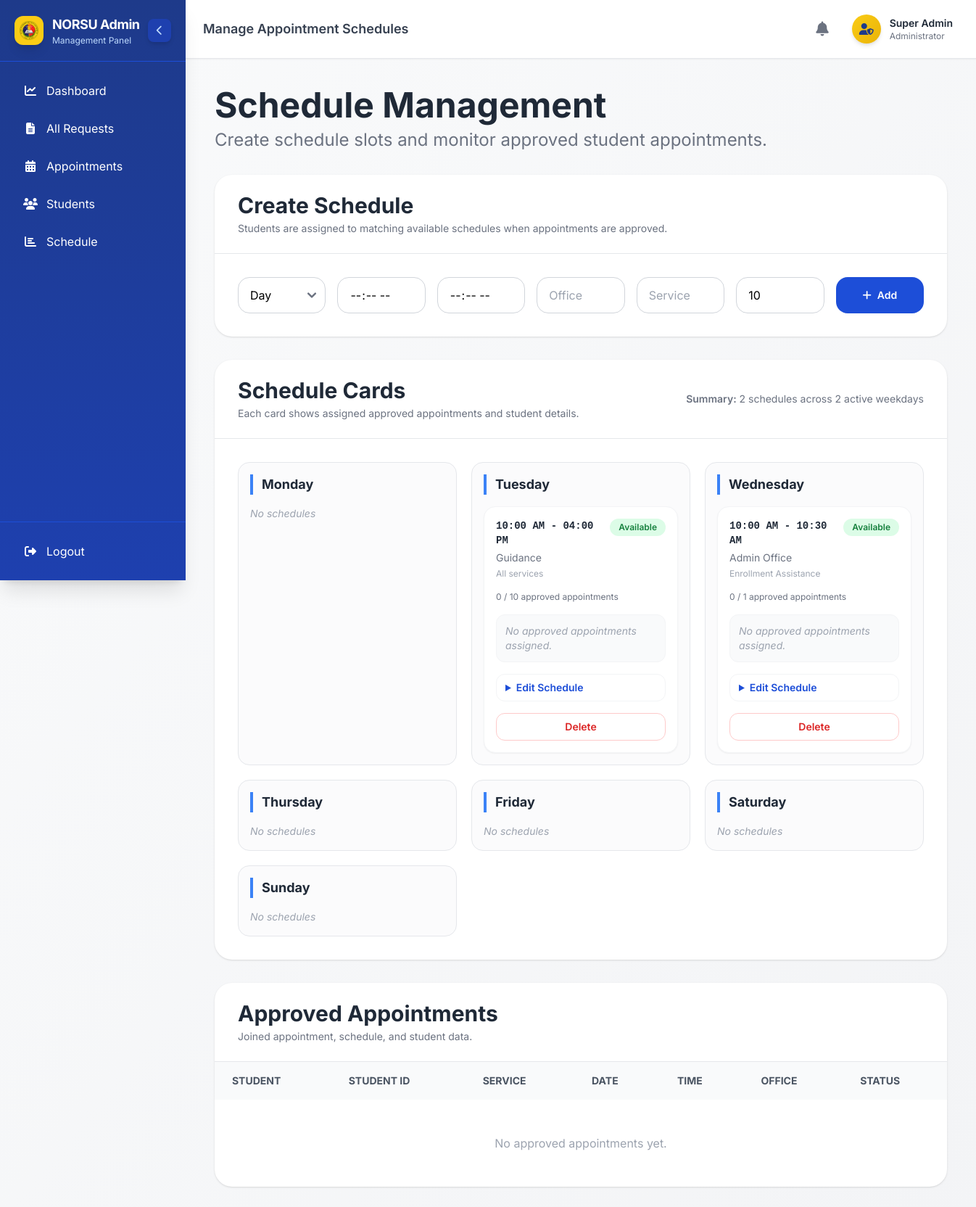
The page /public/admin/Schedule.php (signed in) on the database its author committed.
### tables this page shows
CREATE TABLE `schedules` (
  `id` int(11) NOT NULL,
  `day_of_week` varchar(20) DEFAULT NULL,
  `start_time` time DEFAULT NULL,
  `end_time` time DEFAULT NULL,
  `office` varchar(100) DEFAULT NULL,
  `service_type` varchar(100) DEFAULT NULL,
  `max_slots` int(11) DEFAULT NULL,
  `status` varchar(20) DEFAULT 'Available'
);

### public/admin/Schedule.php (called while the page is built)
<?php
require_once __DIR__ . '/../../controller/admin/SchedulePageController.php';
$viewData = SchedulePageController::load();
extract($viewData);
include __DIR__ . '/../../view/admin/schedule.php';

### controller/admin/SchedulePageController.php (called while the page is built, shortened)
<?php
require_once __DIR__ . '/AdminPageController.php';
require_once __DIR__ . '/../../model/admin/ScheduleModel.php';
class SchedulePageController
{
    public static function load()
    {
        $viewData = AdminPageController::boot(
            'Schedule',
            'Manage Appointment Schedules'
        );
        $conn = $viewData['conn'];
        $scheduleModel = new ScheduleModel($conn);
        $notice = null;
        $errors = [];
        $approvedAppointments = $scheduleModel->getApprovedAppointments();
        $appointmentsBySchedule = $scheduleModel->getAppointmentsBySchedule();
        $weeklySchedules = $scheduleModel->getWeeklySchedules();
        $days = ['Monday', 'Tuesday', 'Wednesday', 'Thursday', 'Friday', 'Saturday', 'Sunday'];
        $totalSlots = 0;
        $totalDays = 0;
        foreach ($days as $day) {
            if (!empty($weeklySchedules[$day])) {
                $totalDays++;
                $totalSlots += count($weeklySchedules[$day]);
            }
        }
        return array_merge($viewData, [
            'weeklySchedules' => $weeklySchedules,
            'approvedAppointments' => $approvedAppointments,
            'appointmentsBySchedule' => $appointmentsBySchedule,
            'days' => $days,
            'totalSlots' => $totalSlots,
            'totalDays' => $totalDays,
            'notice' => $notice,
            'errors' => $errors,
        ]);
    }
}

### model/admin/ScheduleModel.php (called while the page is built, shortened)
<?php
class ScheduleModel
{
    private mysqli $conn;
    public function __construct(mysqli $conn)
    {
        $this->conn = $conn;
    }
    public function getWeeklySchedules(): array
    {
        $result = $this->conn->query("
            SELECT
                sc.*,
                COUNT(a.id) AS booked_slots
            FROM schedules sc
            LEFT JOIN appointments a ON a.schedule_id = sc.id AND LOWER(a.status) = 'approved'
            GROUP BY sc.id
            ORDER BY FIELD(sc.day_of_week, 'Monday','Tuesday','Wednesday','Thursday','Friday','Saturday','Sunday'), sc.start_time ASC
        ");
        $weeklySchedules = [];
        if ($result) {
            while ($row = $result->fetch_assoc()) {
                $weeklySchedules[$row['day_of_week']][] = $row;
            }
        }
        return $weeklySchedules;
    }
}

### view/admin/schedule.php (the view, shortened to what this page needs)
<?php include __DIR__ . '/../../public/admin/includes/AdminHeader.php'; ?>
<div class="p-4 sm:p-6 lg:p-10 space-y-8">
    <div>
        <h2 class="text-3xl sm:text-4xl lg:text-5xl font-bold text-gray-800 mb-2">Schedule Management</h2>
        <p class="text-gray-500 text-base sm:text-lg lg:text-2xl">Create schedule slots and monitor approved student appointments.</p>
    </div>
    <section class="bg-white rounded-3xl shadow overflow-hidden">
        <div class="px-5 sm:px-8 py-6 border-b">
            <h3 class="text-2xl sm:text-3xl font-bold text-gray-800">Create Schedule</h3>
            <p class="text-sm text-gray-500 mt-1">Students are assigned to matching available schedules when appointments are approved.</p>
        </div>
        <form method="POST" class="grid grid-cols-1 md:grid-cols-2 xl:grid-cols-7 gap-4 p-5 sm:p-8">
            <select name="day_of_week" class="border border-gray-300 rounded-2xl px-4 py-3 min-h-[44px]" required>
                <option value="">Day</option>
            </select>
            <input type="time" name="start_time" class="border border-gray-300 rounded-2xl px-4 py-3 min-h-[44px]" required>
            <input type="time" name="end_time" class="border border-gray-300 rounded-2xl px-4 py-3 min-h-[44px]" required>
            <input type="text" name="office" placeholder="Office" class="border border-gray-300 rounded-2xl px-4 py-3 min-h-[44px]" required>
            <input type="text" name="service_type" placeholder="Service" class="border border-gray-300 rounded-2xl px-4 py-3 min-h-[44px]">
            <input type="number" name="max_slots" min="1" value="10" class="border border-gray-300 rounded-2xl px-4 py-3 min-h-[44px]" required>
            <button class="inline-flex min-h-[44px] items-center justify-center rounded-2xl bg-blue-700 px-5 py-3 text-sm font-semibold text-white transition hover:bg-blue-800">
                <i class="fas fa-plus mr-2"></i>Add
            </button>
        </form>
    </section>
    <section class="bg-white rounded-3xl shadow overflow-hidden">
        <div class="px-5 sm:px-8 py-6 border-b flex flex-col lg:flex-row lg:items-center lg:justify-between gap-3">
            <div>
                <h3 class="text-2xl sm:text-3xl font-bold text-gray-800">Schedule Cards</h3>
                <p class="text-sm text-gray-500 mt-1">Each card shows assigned approved appointments and student details.</p>
            </div>
            <p class="text-sm text-gray-500"><span class="font-semibold">Summary:</span> <?php echo (int) $totalSlots; ?> schedules across <?php echo (int) $totalDays; ?> active weekdays</p>
        </div>
        <div class="p-5 sm:p-8 grid grid-cols-1 lg:grid-cols-2 xl:grid-cols-3 gap-5">
            <?php foreach ($days as $day): ?>
                <div class="rounded-2xl border border-gray-200 bg-gray-50/70 p-4">
                    <h4 class="font-bold text-gray-800 text-lg mb-4 border-l-4 border-blue-500 pl-3"><?php echo htmlspecialchars($day); ?></h4>
                    <div class="space-y-4">
                        <?php if (!empty($weeklySchedules[$day])): ?>
                            <?php foreach ($weeklySchedules[$day] as $slot): ?>
                                <?php $assigned = $appointmentsBySchedule[(int) $slot['id']] ?? []; ?>
                                <article class="bg-white rounded-2xl border border-gray-100 shadow-sm p-4 space-y-4">
                                    <div class="flex items-start justify-between gap-3">
                                        <div>
                                            <p class="font-mono text-sm font-semibold text-gray-800">
                                                <?php echo date("h:i A", strtotime($slot['start_time'])); ?> - <?php echo date("h:i A", strtotime($slot['end_time'])); ?>
                                            </p>
                                            <p class="text-sm text-gray-500 mt-1"><?php echo htmlspecialchars($slot['office']); ?></p>
                                            <p class="text-xs text-gray-400 mt-1"><?php echo htmlspecialchars(($slot['service_type'] ?? '') ?: 'All services'); ?></p>
                                        </div>
                                        <span class="<?php echo strtolower($slot['status']) === 'available' ? 'bg-green-100 text-green-700' : 'bg-red-100 text-red-700'; ?> rounded-full px-3 py-1 text-xs font-semibold">
                                            <?php echo htmlspecialchars($slot['status']); ?>
                                        </span>
                                    </div>
                                    <div class="text-xs text-gray-500">
                                        <?php echo (int) ($slot['booked_slots'] ?? count($assigned)); ?> / <?php echo (int) $slot['max_slots']; ?> approved appointments
                                    </div>
                                    <div class="rounded-xl bg-gray-50 border border-gray-100">
                                        <?php if (!empty($assigned)): ?>
                                            <?php foreach ($assigned as $appointment): ?>
                                                <div class="p-3 border-b last:border-b-0">
                                                    <p class="text-sm font-semibold text-gray-800"><?php echo htmlspecialchars($appointment['student_name'] ?? 'N/A'); ?></p>
                                                    <p class="text-xs text-gray-500"><?php echo htmlspecialchars($appointment['student_id'] ?? 'N/A'); ?></p>
                                                    <p class="text-xs text-gray-600 mt-1"><?php echo htmlspecialchars($appointment['service_type'] ?? 'N/A'); ?></p>
                                                    <span class="inline-flex mt-2 rounded-full bg-green-100 px-2 py-0.5 text-xs font-semibold text-green-700"><?php echo ucfirst($appointment['status']); ?></span>
                                                </div>
                                            <?php endforeach; ?>
                                        <?php else: ?>
                                            <p class="p-3 text-sm text-gray-400 italic">No approved appointments assigned.</p>
                                        <?php endif; ?>
                                    </div>
                                    <details class="rounded-xl border border-gray-100 bg-white">
                                        <summary class="cursor-pointer px-3 py-2 text-sm font-semibold text-blue-700">Edit Schedule</summary>
                                    </details>
                                    <form method="POST" onsubmit="return confirm('Delete this schedule? Approved appointments will remain, but will be unlinked from this schedule.');">
                                        <button class="w-full rounded-xl border border-red-200 px-4 py-2 text-sm font-semibold text-red-600 hover:bg-red-50">Delete</button>
                                    </form>
                                </article>
                            <?php endforeach; ?>
                        <?php else: ?>
                            <p class="text-sm text-gray-400 italic">No schedules</p>
                        <?php endif; ?>
                    </div>
                </div>
            <?php endforeach; ?>
        </div>
    </section>
    <section class="bg-white rounded-3xl shadow overflow-hidden">
        <div class="px-5 sm:px-8 py-6 border-b">
            <h3 class="text-2xl sm:text-3xl font-bold text-gray-800">Approved Appointments</h3>
            <p class="text-sm text-gray-500 mt-1">Joined appointment, schedule, and student data.</p>
        </div>
        <div class="overflow-x-auto">
            <table class="w-full min-w-[1000px] text-left">
                <thead class="bg-gray-50 text-gray-600 uppercase text-sm">
                    <tr>
                        <th class="px-6 py-4">Student</th>
                        <th class="px-6 py-4">Student ID</th>
                        <th class="px-6 py-4">Service</th>
                        <th class="px-6 py-4">Date</th>
                        <th class="px-6 py-4">Time</th>
                        <th class="px-6 py-4">Office</th>
                        <th class="px-6 py-4">Status</th>
                    </tr>
                </thead>
                <tbody>
                    <?php if (!empty($approvedAppointments)): ?>
                        <?php foreach ($approvedAppointments as $row): ?>
                            <tr class="border-t hover:bg-gray-50">
                                <td class="px-6 py-5 font-semibold text-gray-800"><?php echo htmlspecialchars($row['student_name'] ?? 'N/A'); ?></td>
                                <td class="px-6 py-5 text-gray-600"><?php echo htmlspecialchars($row['student_id'] ?? 'N/A'); ?></td>
                                <td class="px-6 py-5 text-gray-600"><?php echo htmlspecialchars($row['service_type'] ?? 'N/A'); ?></td>
                                <td class="px-6 py-5 text-gray-600"><?php echo !empty($row['appointment_date']) ? date("M d, Y", strtotime($row['appointment_date'])) : 'N/A'; ?></td>
                                <td class="px-6 py-5 text-gray-600"><?php echo !empty($row['appointment_time']) ? date("h:i A", strtotime($row['appointment_time'])) : 'N/A'; ?></td>
                                <td class="px-6 py-5 text-gray-600"><?php echo htmlspecialchars($row['office'] ?? 'Unassigned'); ?></td>
                                <td class="px-6 py-5"><span class="px-3 py-1 rounded-full text-xs font-semibold bg-green-100 text-green-700">Approved</span></td>
                            </tr>
                        <?php endforeach; ?>
                    <?php else: ?>
                        <tr>
                            <td colspan="7" class="text-center py-12 text-gray-400">No approved appointments yet.</td>
                        </tr>
                    <?php endif; ?>
                </tbody>
            </table>
        </div>
    </section>
</div>

### public/admin/includes/AdminHeader.php (style rules this page uses)
* { margin: 0; padding: 0; box-sizing: border-box; }
body { font-family: 'Inter', sans-serif; background-color: #f8fafc; overflow-x: hidden; }
.flex { display: flex; }

### rows shown on the page
schedules: start_time "10:00 AM", end_time "04:00 PM", office "Guidance", service_type "All services", status "Available", booked_slots "0", max_slots "10"
schedules: start_time "10:00 AM", end_time "10:30 AM", office "Admin Office", service_type "Enrollment Assistance", status "Available", booked_slots "0", max_slots "1"

### other values the page prints
$pageSubtitle "Manage Appointment Schedules"
$_SESSION['name'] "Super Admin"
$totalSlots "2"
$totalDays "2"
$day "Monday"
$day "Tuesday"
$day "Wednesday"
$day "Thursday"
$day "Friday"
$day "Saturday"
$day "Sunday"
